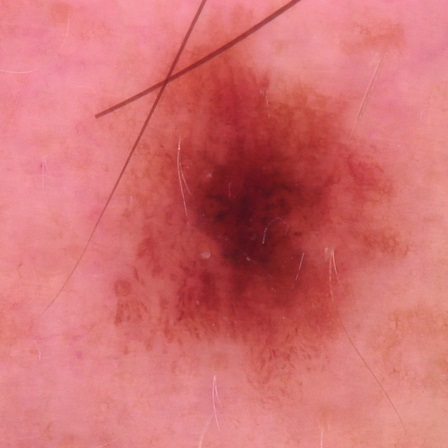
%> input picture matlab/1.jpg, 448 x 448 px
$ octave --eval "result = hairRemoval(imread('1.jpg'));"   (GNU Octave 9; MATLAB toolbox functions it lacks are replaced by stand-ins)
%> lines starting %> are read from the running program, lines starting %| are printed output that depends on the picture; in (x1, y1, x2, y2) boxes, pixels count from 0 and x2, y2 are one past the last pixel; in counts of white or black regions, pixels touching at a corner belong together; the program's own positions count from 1
### otsu.m
function thresh = otsu(data,pix_num)
img_var = zeros(256,1);
for i=1:256
     w0 = sum(sum(data<=i-1))./pix_num;
     w1 = 1-w0;
     u0 = sum(sum(data.*double(data<=i-1)))./(w0*pix_num);
     u1 = sum(sum(data.*double(data>i-1)))./(w1*pix_num);
     img_var(i) = w0.*w1.*((u0-u1).^2);
end
[~,I] = max(img_var);
thresh = I-1;
end

### matlab/hairRemoval.m
function filtredImage = hairRemoval(Image)
% clear;
% clc;
r=20;
se1_para = 4;
se2_para = 3;
figure(1),imshow(Image);
[x,y,z] = size(Image);
%> x = 448; y = 448; z = 3
img = rgb2gray(Image);
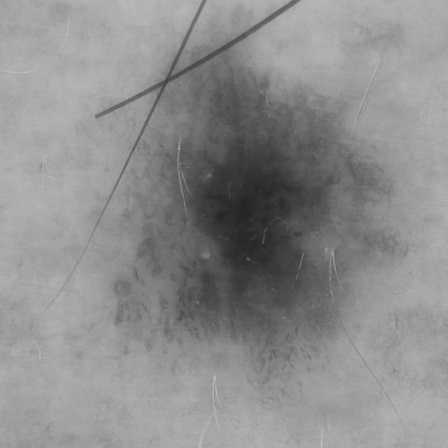
%> img: size 448x448 uint8; min 36, max 194, mean 141.2
se1 = strel('disk',se1_para);
img_c = imclose(img,se1);
figure(2), imshow(img_c,[]);
img_fur = double(img_c) - double(img);
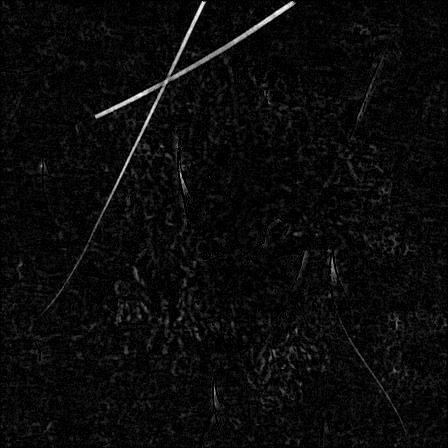
%> img_fur: size 448x448 double; min 0, max 60, mean 2.5; drawn with min black and max white
figure(3),imshow(img_fur,[]);
[X Y]=meshgrid(1:x);
tt=(X-280).^2+(Y-280).^2<280^2;
thresh = otsu(img_fur(tt),sum(tt(:)));
%> the loop in otsu, `for i=1:256` made 256 passes
%> (w0, w1, u0, u1) on passes 1 to 3: (0.301, 0.699, 0, 3.71), (0.481, 0.519, 0.374, 4.65), (0.642, 0.358, 0.781, 5.83)
%> in otsu, `[~,I] = max(img_var);`: I = 20
%> in otsu, `thresh = I-1;`: thresh = 19
%> thresh = 19
img_b = (img_fur>thresh);
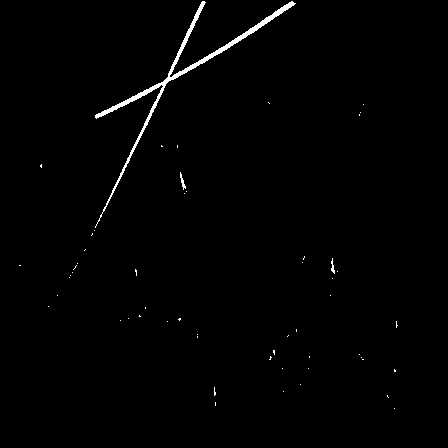
%> img_b: size 448x448 logical; 0.96% white; 55 white regions (52 under 20 px), largest, box (x1, y1, x2, y2) and area: (95, 1, 296, 228) 1716, (180, 172, 186, 190) 41, (331, 258, 335, 274) 32

figure(4),imshow(img_b);
se2 = strel('disk',se2_para);
img_b =imdilate(img_b,se2);
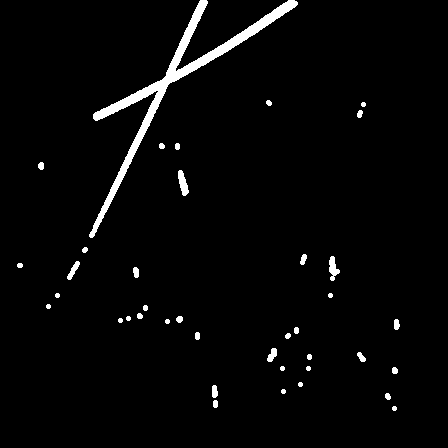
%> img_b: size 448x448 logical; 2.7% white; 39 white regions, largest, box (x1, y1, x2, y2) and area: (89, 0, 298, 238) 3870, (178, 170, 189, 196) 168, (329, 256, 340, 281) 154
licznik = 0;
liczba_pikseli = x*y;
%> liczba_pikseli = 200704
for i= 1:x
    for j= 1:y
        if img_b(i,j)==1
            licznik = licznik+1;
        end
    end
end
%> after the loop, licznik = 5456
if licznik > (0.4*liczba_pikseli)
    filtredImage= Image;
    figure(4),imshow(filtredImage);
else
    figure(5),imshow(img_b);

    img_new = uint8(zeros(x,y,z));
    for i = 1:x
      for j = 1:y
          if img_b(i,j) == false
              img_new(i,j,:) = Image(i,j,:);
          else
              ttt = Image(max(1,i-r):min(i+r,x),max(j-r,1):min(j+r,y),:);
              no_efficient_pix = cat(3,img_b(max(1,i-r):min(i+r,x),max(j-r,1):min(j+r,y)),not(tt(max(1,i-r):min(i+r,x),max(j-r,1):min(j+r,y))));
              no_efficient_pix = any(no_efficient_pix,3);
              ttt = ttt.*repmat(uint8(not(no_efficient_pix)),[1,1,3]);
              efficient_pix_num = (2*r+1)^2-sum(no_efficient_pix(:));
              img_new(i,j,:) = uint8(sum(sum(ttt))./efficient_pix_num);
          end
      end
    end
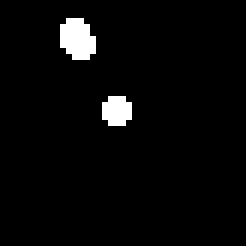
%> no_efficient_pix: size 41x41 logical (shown 6 times larger); 3.2% white; 2 white regions, box (x1, y1, x2, y2) and area: (10, 3, 16, 10) 33, (17, 16, 22, 21) 21
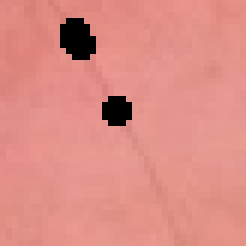
%> ttt: size 41x41x3 uint8 (shown 6 times larger); mean R, G, B 220, 140.9, 132.9
%> after the loop, efficient_pix_num = 1627


        filtredImage= img_new;
end

end

$ run again, on matlab/2.jpg
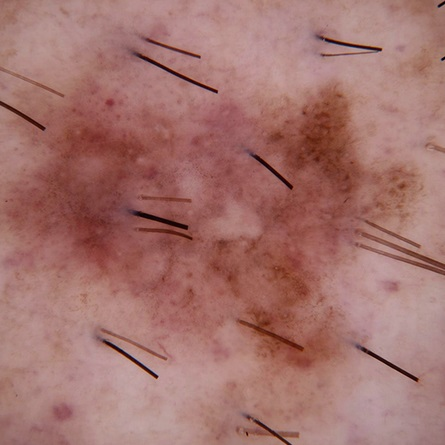
%> input picture matlab/2.jpg, 445 x 445 px
%> the loop in otsu, `for i=1:256` made 256 passes
%> (w0, w1, u0, u1) on passes 1 to 3: (0.3, 0.7, 0, 6.46), (0.447, 0.553, 0.33, 7.91), (0.574, 0.426, 0.7, 9.68)
%> I = 41
%> in otsu, `thresh = I-1;`: thresh = 40
%> in hairRemoval, `img_b =imdilate(img_b,se2);`:
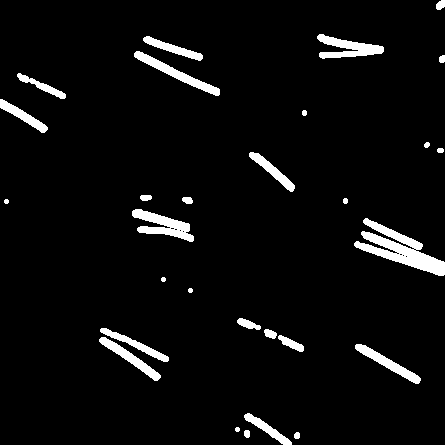
%> img_b: size 445x445 logical; 4.7% white; 29 white regions, largest, box (x1, y1, x2, y2) and area: (354, 218, 445, 276) 1947, (132, 209, 194, 242) 935, (317, 34, 384, 59) 830
%> after the loop in hairRemoval, `for i= 1:x`: licznik = 9245
%> after the loop in hairRemoval, `for i = 1:x`:
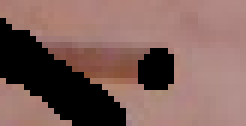
%> ttt: size 21x41x3 uint8 (shown 6 times larger); mean R, G, B 128.1, 96.8, 90.9
%> after the loop in hairRemoval, `for i = 1:x`: efficient_pix_num = 1474

$ run again, on matlab/3.jpg
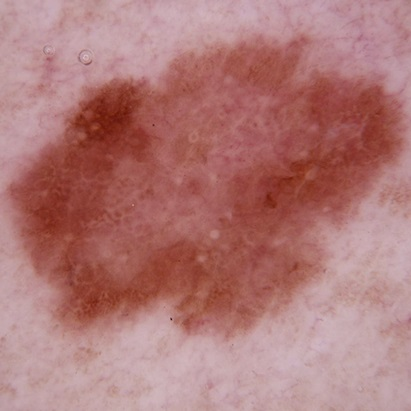
%> input picture matlab/3.jpg, 411 x 411 px
%> in hairRemoval, `img_fur = double(img_c) - double(img);`:
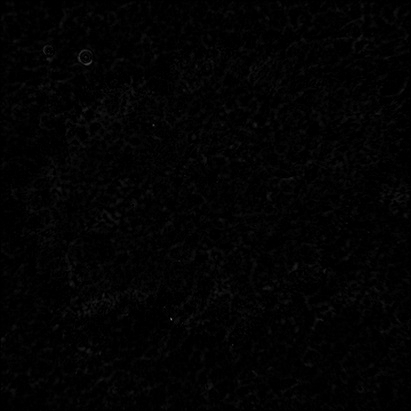
%> img_fur: size 411x411 double; min 0, max 124, mean 2.7
%> the loop in otsu, `for i=1:256` made 256 passes
%> (w0, w1, u0, u1) on passes 1 to 3: (0.321, 0.679, 0, 4.07), (0.464, 0.536, 0.308, 4.89), (0.589, 0.411, 0.668, 5.77)
%> I = 5
%> in otsu, `thresh = I-1;`: thresh = 4
%> in hairRemoval, `img_b =imdilate(img_b,se2);`:
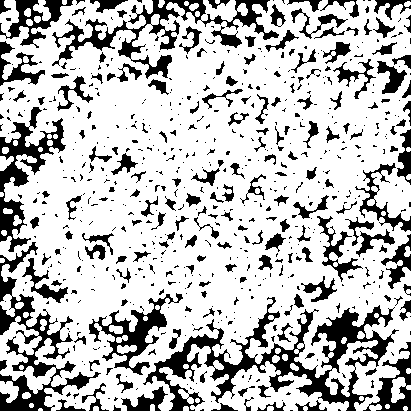
%> img_b: size 411x411 logical; 75% white; 655 black regions (472 under 20 px), largest, box (x1, y1, x2, y2) and area: (143, 297, 399, 411) 7445, (0, 242, 101, 411) 3890, (52, 0, 279, 79) 3482
%> after the loop in hairRemoval, `for i= 1:x`: licznik = 126693
%> in hairRemoval, filtredImage is the input picture: size 411x411x3 uint8; mean R, G, B 175.2, 121, 119.5

$ run again, on matlab/4.jpg
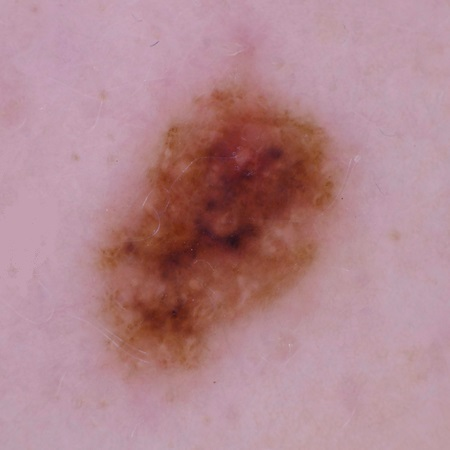
%> input picture matlab/4.jpg, 450 x 450 px
%> in hairRemoval, `img_fur = double(img_c) - double(img);`:
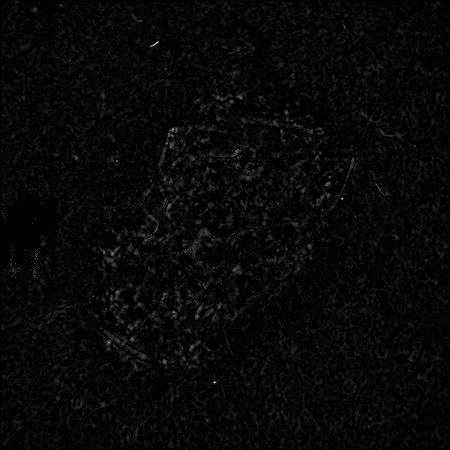
%> img_fur: size 450x450 double; min 0, max 51, mean 1.6; drawn with min black and max white
%> the loop in otsu, `for i=1:256` made 256 passes
%> (w0, w1, u0, u1) on passes 1 to 3: (0.359, 0.641, 0, 2.5), (0.595, 0.405, 0.397, 3.37), (0.771, 0.229, 0.763, 4.42)
%> I = 3
%> in otsu, `thresh = I-1;`: thresh = 2
%> in hairRemoval, `img_b =imdilate(img_b,se2);`:
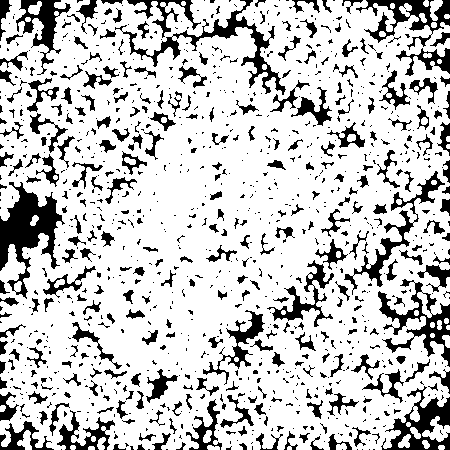
%> img_b: size 450x450 logical; 78.6% white; 1021 black regions (715 under 20 px), largest, box (x1, y1, x2, y2) and area: (0, 182, 65, 299) 3072, (115, 0, 286, 95) 2077, (378, 279, 450, 367) 1863
%> after the loop in hairRemoval, `for i= 1:x`: licznik = 159205
%> in hairRemoval, filtredImage is the input picture: size 450x450x3 uint8; mean R, G, B 177.7, 135, 142.6
